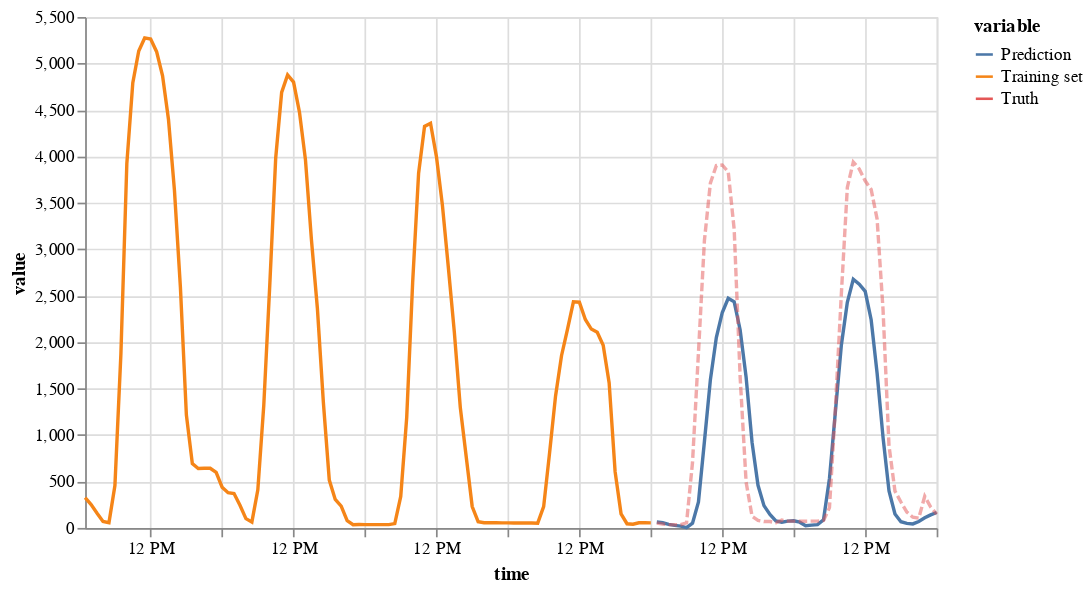

The notebook cell saved with this chart:
### Code cell
on.plots.prediction(train[-96:], pred, test[:48])

### Figure 1 — Vega specification as saved in the notebook (floating-point values rounded to 4 significant figures; data arrays with more than 128 entries replaced by an {"elided": "..."} marker saying what was removed)
{"$schema": "https://vega.github.io/schema/vega/v5.json", "data": [{"name": "source_0", "values": {"elided": "192 records"}, "transform": [{"type": "formula", "expr": "toDate(datum['time'])", "as": "time"}]}, {"name": "source_0_y_domain_value", "values": [{"min": 3.961, "max": 5275.0}]}, {"name": "source_0_color_domain_variable", "values": [{"variable": "Training set"}, {"variable": "Prediction"}, {"variable": "Truth"}]}], "marks": [{"type": "group", "name": "pathgroup", "from": {"facet": {"data": "source_0", "name": "faceted_path_main", "groupby": ["variable"]}}, "encode": {"update": {"height": {"field": {"signal": null, "datum": null, "group": "height", "parent": null}}, "width": {"field": {"signal": null, "datum": null, "group": "width", "parent": null}}}}, "marks": [{"type": "line", "name": "marks", "from": {"data": "faceted_path_main"}, "sort": {"field": "datum[\"time\"]"}, "encode": {"update": {"x": {"field": "time", "scale": "x"}, "y": {"field": "value", "scale": "y"}, "strokeDash": [{"value": [5, 2], "test": "(datum.variable === 'Truth')"}, {"value": [0]}], "opacity": [{"value": 0.5, "test": "(datum.variable === 'Truth')"}, {"value": 1}], "defined": {"signal": "isValid(datum[\"time\"]) && isFinite(+datum[\"time\"]) && isValid(datum[\"value\"]) && isFinite(+datum[\"value\"])"}, "description": {"signal": "\"time: \" + (timeFormat(datum[\"time\"], '%b %d, %Y')) + \"; value: \" + (format(datum[\"value\"], \"\")) + \"; variable: \" + (isValid(datum[\"variable\"]) ? datum[\"variable\"] : \"\"+datum[\"variable\"])"}, "stroke": {"field": "variable", "scale": "color"}}}, "style": ["line"]}]}], "scales": [{"name": "x", "type": "time", "domain": {"data": "source_0", "field": "time"}, "range": [0, {"signal": "width"}]}, {"name": "y", "type": "linear", "domain": [{"signal": "(data(\"source_0_y_domain_value\")[0] || {}).min"}, {"signal": "(data(\"source_0_y_domain_value\")[0] || {}).max"}], "range": [{"signal": "height"}, 0], "zero": true, "nice": true}, {"name": "color", "type": "ordinal", "domain": {"data": "source_0_color_domain_variable", "field": "variable", "sort": true}, "range": "category"}], "axes": [{"scale": "x", "aria": false, "labels": false, "zindex": 0, "minExtent": 0, "ticks": false, "maxExtent": 0, "orient": "bottom", "gridScale": "y", "grid": true, "domain": false, "tickCount": {"signal": "ceil(width/40)"}}, {"scale": "y", "labels": false, "domain": false, "maxExtent": 0, "gridScale": "x", "orient": "left", "grid": true, "tickCount": {"signal": "ceil(height/40)"}, "ticks": false, "aria": false, "zindex": 0, "minExtent": 0}, {"scale": "x", "labelFlush": true, "orient": "bottom", "title": "time", "labelOverlap": true, "tickCount": {"signal": "ceil(width/40)"}, "zindex": 0, "grid": false}, {"scale": "y", "zindex": 0, "tickCount": {"signal": "ceil(height/40)"}, "grid": false, "orient": "left", "title": "value", "labelOverlap": true}], "background": "white", "padding": 5, "width": 500, "height": 300, "style": "cell", "legends": [{"stroke": "color", "symbolType": "stroke", "title": "variable", "encode": {"symbols": {"update": {"opacity": {"value": 1}}}}}]}
